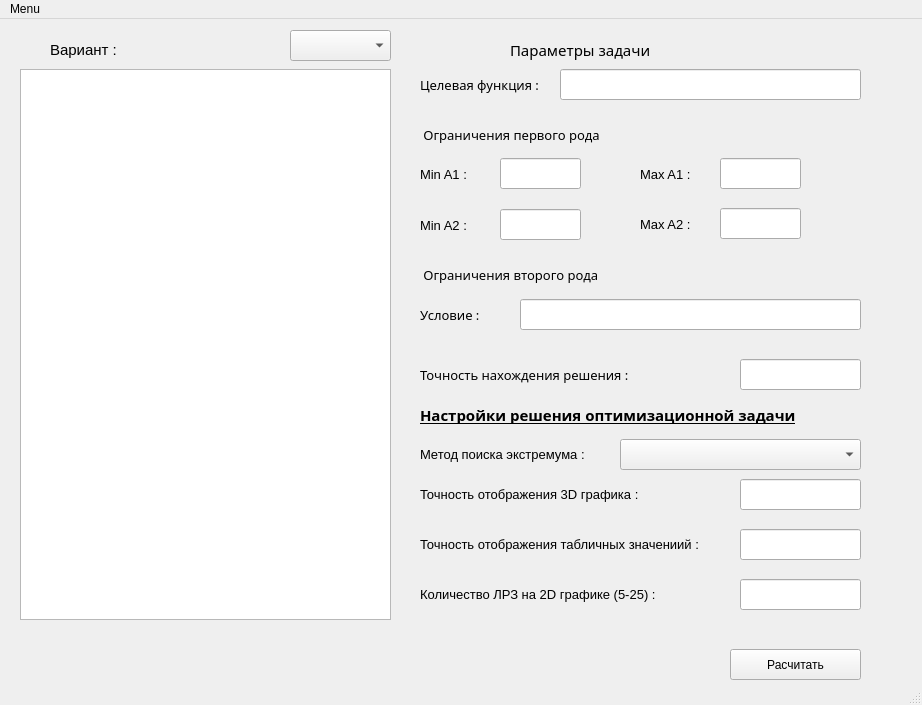
<?xml version="1.0" encoding="UTF-8"?>
<ui version="4.0">
 <class>MainWindow</class>
 <widget class="QMainWindow" name="MainWindow">
  <property name="geometry">
   <rect>
    <x>0</x>
    <y>0</y>
    <width>922</width>
    <height>705</height>
   </rect>
  </property>
  <property name="windowTitle">
   <string>MainWindow</string>
  </property>
  <widget class="QWidget" name="centralwidget">
   <widget class="QTextBrowser" name="textBrowser">
    <property name="geometry">
     <rect>
      <x>20</x>
      <y>50</y>
      <width>371</width>
      <height>551</height>
     </rect>
    </property>
   </widget>
   <widget class="QLabel" name="label">
    <property name="geometry">
     <rect>
      <x>50</x>
      <y>20</y>
      <width>111</width>
      <height>21</height>
     </rect>
    </property>
    <property name="font">
     <font>
      <family>Arial</family>
      <pointsize>11</pointsize>
     </font>
    </property>
    <property name="text">
     <string>Вариант :</string>
    </property>
   </widget>
   <widget class="QComboBox" name="comboBox">
    <property name="geometry">
     <rect>
      <x>290</x>
      <y>11</y>
      <width>101</width>
      <height>31</height>
     </rect>
    </property>
   </widget>
   <widget class="QLabel" name="label_2">
    <property name="geometry">
     <rect>
      <x>510</x>
      <y>20</y>
      <width>181</width>
      <height>21</height>
     </rect>
    </property>
    <property name="font">
     <font>
      <family>Bauhaus 93</family>
      <pointsize>11</pointsize>
     </font>
    </property>
    <property name="text">
     <string>Параметры задачи</string>
    </property>
   </widget>
   <widget class="QLabel" name="label_3">
    <property name="geometry">
     <rect>
      <x>420</x>
      <y>50</y>
      <width>121</width>
      <height>31</height>
     </rect>
    </property>
    <property name="font">
     <font>
      <family>Bauhaus 93</family>
      <pointsize>10</pointsize>
     </font>
    </property>
    <property name="text">
     <string>Целевая функция : </string>
    </property>
   </widget>
   <widget class="QLineEdit" name="lineEdit">
    <property name="geometry">
     <rect>
      <x>560</x>
      <y>50</y>
      <width>301</width>
      <height>31</height>
     </rect>
    </property>
   </widget>
   <widget class="QLabel" name="label_4">
    <property name="geometry">
     <rect>
      <x>420</x>
      <y>100</y>
      <width>201</width>
      <height>31</height>
     </rect>
    </property>
    <property name="font">
     <font>
      <family>Bauhaus 93</family>
      <pointsize>10</pointsize>
     </font>
    </property>
    <property name="text">
     <string> Ограничения первого рода</string>
    </property>
   </widget>
   <widget class="QLabel" name="label_5">
    <property name="geometry">
     <rect>
      <x>420</x>
      <y>140</y>
      <width>51</width>
      <height>31</height>
     </rect>
    </property>
    <property name="font">
     <font>
      <family>Arial</family>
      <pointsize>10</pointsize>
     </font>
    </property>
    <property name="text">
     <string>Min A1 :</string>
    </property>
   </widget>
   <widget class="QLineEdit" name="min_a1_txt">
    <property name="geometry">
     <rect>
      <x>500</x>
      <y>139</y>
      <width>81</width>
      <height>31</height>
     </rect>
    </property>
   </widget>
   <widget class="QLabel" name="label_6">
    <property name="geometry">
     <rect>
      <x>420</x>
      <y>191</y>
      <width>51</width>
      <height>31</height>
     </rect>
    </property>
    <property name="font">
     <font>
      <family>Arial</family>
      <pointsize>10</pointsize>
     </font>
    </property>
    <property name="text">
     <string>Min A2 :</string>
    </property>
   </widget>
   <widget class="QLineEdit" name="min_a2_txt">
    <property name="geometry">
     <rect>
      <x>500</x>
      <y>190</y>
      <width>81</width>
      <height>31</height>
     </rect>
    </property>
   </widget>
   <widget class="QLabel" name="label_7">
    <property name="geometry">
     <rect>
      <x>640</x>
      <y>140</y>
      <width>51</width>
      <height>31</height>
     </rect>
    </property>
    <property name="font">
     <font>
      <family>Arial</family>
      <pointsize>10</pointsize>
     </font>
    </property>
    <property name="text">
     <string>Max A1 :</string>
    </property>
   </widget>
   <widget class="QLineEdit" name="max_a1_txt">
    <property name="geometry">
     <rect>
      <x>720</x>
      <y>139</y>
      <width>81</width>
      <height>31</height>
     </rect>
    </property>
   </widget>
   <widget class="QLabel" name="label_8">
    <property name="geometry">
     <rect>
      <x>640</x>
      <y>190</y>
      <width>51</width>
      <height>31</height>
     </rect>
    </property>
    <property name="font">
     <font>
      <family>Arial</family>
      <pointsize>10</pointsize>
     </font>
    </property>
    <property name="text">
     <string>Max A2 :</string>
    </property>
   </widget>
   <widget class="QLineEdit" name="max_a2_txt">
    <property name="geometry">
     <rect>
      <x>720</x>
      <y>189</y>
      <width>81</width>
      <height>31</height>
     </rect>
    </property>
   </widget>
   <widget class="QLabel" name="label_9">
    <property name="geometry">
     <rect>
      <x>420</x>
      <y>240</y>
      <width>201</width>
      <height>31</height>
     </rect>
    </property>
    <property name="font">
     <font>
      <family>Bauhaus 93</family>
      <pointsize>10</pointsize>
     </font>
    </property>
    <property name="text">
     <string> Ограничения второго рода</string>
    </property>
   </widget>
   <widget class="QLabel" name="label_10">
    <property name="geometry">
     <rect>
      <x>420</x>
      <y>280</y>
      <width>81</width>
      <height>31</height>
     </rect>
    </property>
    <property name="font">
     <font>
      <family>Bauhaus 93</family>
      <pointsize>10</pointsize>
     </font>
    </property>
    <property name="text">
     <string>Условие :</string>
    </property>
   </widget>
   <widget class="QLineEdit" name="condition_txt">
    <property name="geometry">
     <rect>
      <x>520</x>
      <y>280</y>
      <width>341</width>
      <height>31</height>
     </rect>
    </property>
   </widget>
   <widget class="QLineEdit" name="lineEdit_7">
    <property name="geometry">
     <rect>
      <x>740</x>
      <y>340</y>
      <width>121</width>
      <height>31</height>
     </rect>
    </property>
   </widget>
   <widget class="QLabel" name="label_12">
    <property name="geometry">
     <rect>
      <x>420</x>
      <y>340</y>
      <width>221</width>
      <height>31</height>
     </rect>
    </property>
    <property name="font">
     <font>
      <family>Bauhaus 93</family>
      <pointsize>10</pointsize>
     </font>
    </property>
    <property name="text">
     <string>Точность нахождения решения : </string>
    </property>
   </widget>
   <widget class="QLabel" name="label_11">
    <property name="geometry">
     <rect>
      <x>420</x>
      <y>380</y>
      <width>421</width>
      <height>31</height>
     </rect>
    </property>
    <property name="font">
     <font>
      <family>Arial Black</family>
      <pointsize>11</pointsize>
      <weight>75</weight>
      <bold>true</bold>
      <underline>true</underline>
     </font>
    </property>
    <property name="text">
     <string>Настройки решения оптимизационной задачи</string>
    </property>
   </widget>
   <widget class="QLabel" name="label_13">
    <property name="geometry">
     <rect>
      <x>420</x>
      <y>460</y>
      <width>221</width>
      <height>31</height>
     </rect>
    </property>
    <property name="font">
     <font>
      <family>Arial</family>
      <pointsize>10</pointsize>
     </font>
    </property>
    <property name="text">
     <string>Точность отображения 3D графика : </string>
    </property>
   </widget>
   <widget class="QLabel" name="label_14">
    <property name="geometry">
     <rect>
      <x>420</x>
      <y>510</y>
      <width>281</width>
      <height>31</height>
     </rect>
    </property>
    <property name="font">
     <font>
      <family>Arial</family>
      <pointsize>10</pointsize>
     </font>
    </property>
    <property name="text">
     <string>Точность отображения табличных значениий : </string>
    </property>
   </widget>
   <widget class="QLabel" name="label_15">
    <property name="geometry">
     <rect>
      <x>420</x>
      <y>420</y>
      <width>221</width>
      <height>31</height>
     </rect>
    </property>
    <property name="font">
     <font>
      <family>Arial</family>
      <pointsize>10</pointsize>
     </font>
    </property>
    <property name="text">
     <string>Метод поиска экстремума :</string>
    </property>
   </widget>
   <widget class="QComboBox" name="method_cbx">
    <property name="geometry">
     <rect>
      <x>620</x>
      <y>420</y>
      <width>241</width>
      <height>31</height>
     </rect>
    </property>
   </widget>
   <widget class="QLabel" name="label_16">
    <property name="geometry">
     <rect>
      <x>420</x>
      <y>560</y>
      <width>281</width>
      <height>31</height>
     </rect>
    </property>
    <property name="font">
     <font>
      <family>Arial</family>
      <pointsize>10</pointsize>
     </font>
    </property>
    <property name="text">
     <string>Количество ЛРЗ на 2D графике (5-25) : </string>
    </property>
   </widget>
   <widget class="QLineEdit" name="lineEdit_8">
    <property name="geometry">
     <rect>
      <x>740</x>
      <y>460</y>
      <width>121</width>
      <height>31</height>
     </rect>
    </property>
   </widget>
   <widget class="QLineEdit" name="lineEdit_9">
    <property name="geometry">
     <rect>
      <x>740</x>
      <y>510</y>
      <width>121</width>
      <height>31</height>
     </rect>
    </property>
   </widget>
   <widget class="QLineEdit" name="lineEdit_10">
    <property name="geometry">
     <rect>
      <x>740</x>
      <y>560</y>
      <width>121</width>
      <height>31</height>
     </rect>
    </property>
   </widget>
   <widget class="QPushButton" name="calculate_btn">
    <property name="geometry">
     <rect>
      <x>730</x>
      <y>630</y>
      <width>131</width>
      <height>31</height>
     </rect>
    </property>
    <property name="text">
     <string>Расчитать</string>
    </property>
   </widget>
  </widget>
  <widget class="QMenuBar" name="menubar">
   <property name="geometry">
    <rect>
     <x>0</x>
     <y>0</y>
     <width>922</width>
     <height>21</height>
    </rect>
   </property>
   <widget class="QMenu" name="menuMenu">
    <property name="title">
     <string>Menu</string>
    </property>
    <addaction name="changeUser_menu"/>
    <addaction name="help_menu"/>
    <addaction name="separator"/>
    <addaction name="exit_mmenu"/>
   </widget>
   <addaction name="menuMenu"/>
  </widget>
  <widget class="QStatusBar" name="statusbar"/>
  <action name="changeUser_menu">
   <property name="text">
    <string>Change User</string>
   </property>
  </action>
  <action name="help_menu">
   <property name="text">
    <string>Help</string>
   </property>
  </action>
  <action name="exit_mmenu">
   <property name="text">
    <string>Exit</string>
   </property>
  </action>
 </widget>
 <resources/>
 <connections/>
</ui>
